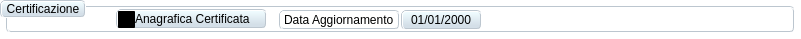
     <widget class="QGroupBox" name="groupBox">
      <property name="sizePolicy">
       <sizepolicy hsizetype="MinimumExpanding" vsizetype="Fixed">
        <horstretch>0</horstretch>
        <verstretch>0</verstretch>
       </sizepolicy>
      </property>
      <property name="minimumSize">
       <size>
        <width>801</width>
        <height>39</height>
       </size>
      </property>
      <property name="maximumSize">
       <size>
        <width>801</width>
        <height>39</height>
       </size>
      </property>
      <property name="font">
       <font>
        <family>Arial</family>
       </font>
      </property>
      <property name="styleSheet">
       <string notr="true">QGroupBox {
     border-radius: 5px;
    border:2px groove rgb(188, 198, 207);
     background-color:  rgba(255, 255, 255, 0);
        margin: 6px;

}
QGroupBox::title {
     subcontrol-origin: margin;
     subcontrol-position: top left; /* position at the top center */
     padding: 0 3px;
     border:2px groove rgb(188, 198, 207);
  background-color: qlineargradient(spread:pad, x1:0, y1:1, x2:0, y2:0, stop:0.208531 rgba(212, 223, 232, 255), stop:0.905213 rgba(239, 251, 254, 255));
        font: 11pt &quot;Arial&quot;;
     border-radius: 5px;
}
</string>
      </property>
      <property name="title">
       <string>Certificazione</string>
      </property>
      <widget class="QCheckBox" name="checkBox_anagrafica">
       <property name="enabled">
        <bool>true</bool>
       </property>
       <property name="geometry">
        <rect>
         <x>116</x>
         <y>9</y>
         <width>151</width>
         <height>20</height>
        </rect>
       </property>
       <property name="font">
        <font>
         <family>Arial</family>
         <pointsize>9</pointsize>
         <weight>50</weight>
         <italic>false</italic>
         <bold>false</bold>
        </font>
       </property>
       <property name="focusPolicy">
        <enum>Qt::NoFocus</enum>
       </property>
       <property name="styleSheet">
        <string notr="true">QCheckBox {
    spacing: 0px;
     border:2px groove rgb(188, 198, 207);   
		/*background-color: qlineargradient(spread:pad, x1:0, y1:1, x2:0, y2:0, stop:0 rgba(169, 228, 255, 255), stop:1 rgba(255, 255, 255, 255));*/
	background-color: qlineargradient(spread:pad, x1:0, y1:1, x2:0, y2:0, stop:0.208531 rgba(212, 223, 232, 255), stop:0.905213 rgba(239, 251, 254, 255));
     border-radius: 5px;
     padding:0 px;
         font: 9pt &quot;Arial&quot;;
 }

QCheckBox::indicator {
   padding:2px;
     width: 13px;
     height: 13px;
 }

QCheckBox::indicator:unchecked {
	
	image: url(:/resources/checkbox_off_en.png);
 }


 QCheckBox::indicator:checked {
	
	image: url(:/resources/checkbox_on_enabled.png);
 }

QCheckBox::indicator:unchecked:!enabled {
	
	image: url(:/resources/checkbox_off_dis.png);
 }

 QCheckBox::indicator:checked:!enabled {
    
	image: url(:/resources/checkbox_on_disabled.png);
 }

QCheckBox::indicator:unchecked:hover {
	
	image: url(:/resources/checkbox_off_enabled_hover.png);
 }


 QCheckBox::indicator:checked:hover {
	
	image: url(:/resources/checkbox_on_enabled_hover.png);
 }
</string>
       </property>
       <property name="text">
        <string>Anagrafica Certificata</string>
       </property>
       <property name="checkable">
        <bool>false</bool>
       </property>
      </widget>
      <widget class="QDateEdit" name="date_aggiornamento">
       <property name="enabled">
        <bool>true</bool>
       </property>
       <property name="geometry">
        <rect>
         <x>401</x>
         <y>10</y>
         <width>81</width>
         <height>20</height>
        </rect>
       </property>
       <property name="focusPolicy">
        <enum>Qt::NoFocus</enum>
       </property>
       <property name="styleSheet">
        <string notr="true">QWidget {
	/*background-color: qlineargradient(spread:pad, x1:0, y1:1, x2:0, y2:0, stop:0 rgba(169, 228, 255, 255), stop:1 rgba(255, 255, 255, 255));*/
	background-color: qlineargradient(spread:pad, x1:0, y1:1, x2:0, y2:0, stop:0.208531 rgba(212, 223, 232, 255), stop:0.905213 rgba(239, 251, 254, 255));
}
QDateEdit{
    spacing: 0px;
    border:2px groove rgb(188, 198, 207);   
  	/*background-color: qlineargradient(spread:pad, x1:0, y1:1, x2:0, y2:0, stop:0 rgba(169, 228, 255, 255), stop:1 rgba(255, 255, 255, 255));*/
	background-color: qlineargradient(spread:pad, x1:0, y1:1, x2:0, y2:0, stop:0.208531 rgba(212, 223, 232, 255), stop:0.905213 rgba(239, 251, 254, 255));
     border-radius: 5px;
     padding: 0 px;
     font: 9pt &quot;Arial&quot;;
}

QTableView {
    border:2px groove rgb(188, 198, 207);   
	  background-color: rgb(255,255,255);
alternate-background-color:rgba(210, 233, 241,130);
	font: 10pt &quot;Arial&quot;;
 }
  


QMenu { 
   font-size:16px; 
   width: 150px; 
   left: 90px; 
   background-color: qlineargradient(spread:pad, x1:0, y1:1, x2:0, y2:0, stop:0.208531 rgba(212, 223, 232, 255), stop:0.905213 rgba(239, 251, 254, 255));
   color:black;
}

QToolButton {

  background-color: qlineargradient(spread:pad, x1:0, y1:1, x2:0, y2:0, stop:0.208531 rgba(212, 223, 232, 255), stop:0.905213 rgba(239, 251, 254, 255));
  height: 70px; 
  width: 75px;
  color:black;
}

QAbstractItemView {
	selection-background-color: rgb(188, 198, 207);
   selection-color:black;
}

QListView {
  background-color:white;
  width:70px;
}
QSpinBox {
 background-color: qlineargradient(spread:pad, x1:0, y1:1, x2:0, y2:0, stop:0.208531 rgba(212, 223, 232, 255), stop:0.905213 rgba(239, 251, 254, 255));
}
</string>
       </property>
       <property name="wrapping">
        <bool>false</bool>
       </property>
       <property name="alignment">
        <set>Qt::AlignCenter</set>
       </property>
       <property name="readOnly">
        <bool>true</bool>
       </property>
       <property name="buttonSymbols">
        <enum>QAbstractSpinBox::NoButtons</enum>
       </property>
       <property name="displayFormat">
        <string>dd/MM/yyyy</string>
       </property>
       <property name="calendarPopup">
        <bool>false</bool>
       </property>
      </widget>
      <widget class="QLabel" name="label">
       <property name="geometry">
        <rect>
         <x>279</x>
         <y>10</y>
         <width>121</width>
         <height>20</height>
        </rect>
       </property>
       <property name="font">
        <font>
         <family>Arial</family>
         <pointsize>9</pointsize>
         <weight>50</weight>
         <italic>false</italic>
         <bold>false</bold>
        </font>
       </property>
       <property name="styleSheet">
        <string notr="true">  spacing: 0px;
     border:2px groove rgb(188, 198, 207);   
		/*background-color: qlineargradient(spread:pad, x1:0, y1:1, x2:0, y2:0, stop:0 rgba(169, 228, 255, 255), stop:1 rgba(255, 255, 255, 255));
background-color: qlineargradient(spread:pad, x1:0, y1:1, x2:0, y2:0, stop:0.208531 rgba(212, 223, 232, 255), stop:0.905213 rgba(239, 251, 254, 255));*/
     border-radius: 5px;
     padding: 0 px;
  
</string>
       </property>
       <property name="text">
        <string>Data Aggiornamento</string>
       </property>
      </widget>
      <zorder>date_aggiornamento</zorder>
      <zorder>label</zorder>
      <zorder>checkBox_anagrafica</zorder>
     </widget>
